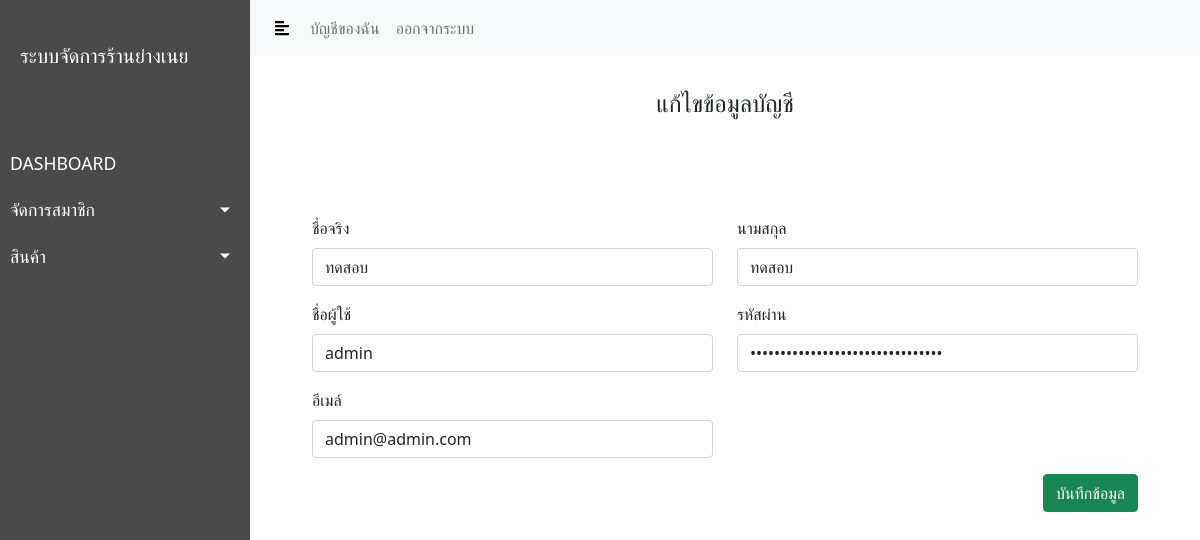
The page /profile.php (signed in) on the database its author committed.
### tables this page shows
CREATE TABLE `staff` (
  `staff_id` int(11) NOT NULL,
  `fname` varchar(99) NOT NULL,
  `lname` varchar(99) NOT NULL,
  `username` varchar(99) NOT NULL,
  `password` varchar(99) NOT NULL,
  `email` varchar(99) NOT NULL
);

### profile.php (the view, shortened to what this page needs)
<?php
$e_id = $_SESSION['staff_id'];
include 'assets/php/connect.php';
?>
<html>
<head>
    <link rel="stylesheet" href="assets/css/console.css">
    <link rel="stylesheet" href="https://cdnjs.cloudflare.com/ajax/libs/malihu-custom-scrollbar-plugin/3.1.5/jquery.mCustomScrollbar.min.css">
    <link rel="stylesheet" href="https://stackpath.bootstrapcdn.com/bootstrap/5.0.0-alpha2/css/bootstrap.min.css">
</head>
<body>
<div class="wrapper">
    <?php include 'assets/object/sidebar.php'?>
    <div id="content">
        <?php include 'assets/object/navbar.php'?>
        <div class="container my-4">
            <div class="row">
                <div class="mb-3 col-lg-12">
                    <div class="header">
                        แก้ไขข้อมูลบัญชี
                    </div>
                </div>
            </div>
            <?php
            $sql = "select * from staff where staff_id='$e_id'";
            $load=  $con->query($sql);
            if($data =$load->fetch_assoc()):
                ?>
                <form action="assets/php/update_member.php" method="post">
                    <div class="row my-4" style="padding: 50px">
                        <div class="mb-3 col-lg-6">
                            <label for="fname" class="form-label">ชื่อจริง</label>
                            <input type="text" name="fname"  value="<?php echo $data['fname'] ?>" required class="form-control">
                        </div>
                        <div class="mb-3 col-lg-6">
                            <label for="lname" class="form-label">นามสกุล</label>
                            <input type="text" name="lname"  value="<?php echo $data['lname'] ?>" required class="form-control">
                        </div>
                        <div class="mb-3 col-lg-6">
                            <label for="username" class="form-label">ชื่อผู้ใช้</label>
                            <input type="text" name="username"  value="<?php echo $data['username'] ?>" required class="form-control">
                        </div>
                        <div class="mb-3 col-lg-6">
                            <label for="password" class="form-label">รหัสผ่าน</label>
                            <input type="password" name="password"  value="<?php echo $data['password'] ?>" required class="form-control">
                        </div>
                        <div class="mb-3 col-lg-6">
                            <label for="email" class="form-label">อีเมล์</label>
                            <input type="text" name="email"  value="<?php echo $data['email'] ?>" required class="form-control">
                        </div>
                        <div class="mb-3 col-lg-12">
                            <button class="btn btn-success" style="float:right">บันทึกข้อมูล</button>
                        </div>
                    </div>
                </form>
            <?php
            endif;
            ?>
        </div>
    </div>
</div>
</body>
</html>

### assets/css/console.css (style rules this page uses)
.wrapper { display: flex; width: 100%; align-items: stretch; }
body { font-family: 'Poppins', sans-serif; background: #fafafa; }
#content { width: 100%; min-height: 100vh; transition: all 0.3s; }
.header { font-size: 24px; text-align: center; display: block; padding: 5px; }

### rows shown on the page
staff: fname "ทดสอบ", lname "ทดสอบ", username "admin", email "admin@admin.com"
